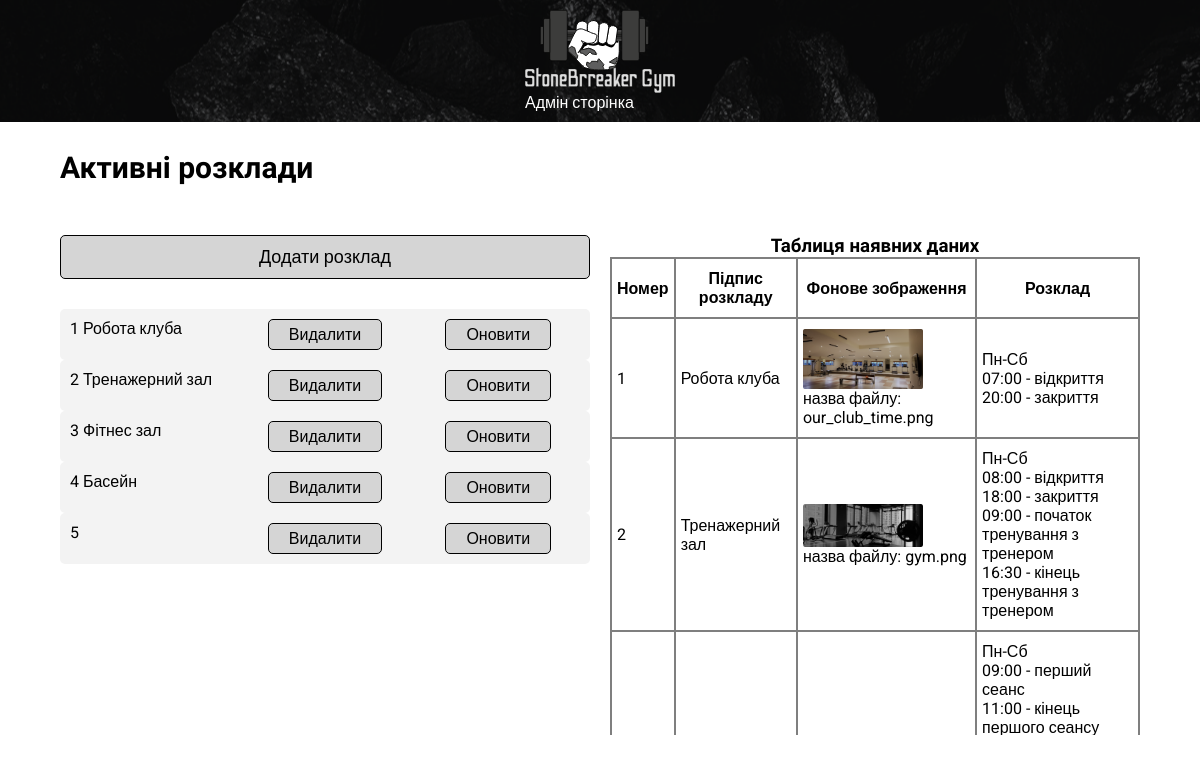
Screenshot of /admin_timetable.php (signed in) with the database file from the repository.
### tables this page shows
CREATE TABLE `timetable` (
  `id` smallint NOT NULL,
  `id_time_home` smallint DEFAULT NULL,
  `name_time` text,
  `time_list` text,
  `image` varchar(50) DEFAULT NULL
);

### admin_timetable.php (the view, shortened to what this page needs)
<!DOCTYPE html>
<html lang="ukr">
<head>
   <link rel="stylesheet" type="text/css" href="css/zero.css">
   <link rel="stylesheet" type="text/css" href="css/style_admin.css">
   <link rel="stylesheet" type="text/css" href="css/style_timetable-admin.css">
</head>
<?
$name = $_SESSION['username'];
$password = $_SESSION['password'];
$connect_bd = mysqli_connect("localhost", "$name", "$password", "StoneBreaker");
$t = mysqli_query($connect_bd, "SELECT * FROM `timetable`");
?>
<body>
   <div class="wrapper">
      <header class="navigator">
         <div class="conteiner">
            <div class="navigator__row">
               <div class="logo"><a target="_blank" href="index.php"><img src="img/logo_1.svg" alt="" class="navigator__logo">
                  </a>
                  <p>Адмін сторінка</p>
               </div>
            </div>
         </div>
      </header>
      <main class="content">
         <div class="conteiner">
            <div class="timetable__flex">
               <h2 class="timetable__title title">Активні розклади</h2>
               <div class="div-block">
                  <div class="div">
                     <a href="admin_timetable-add.php">Додати розклад</a>
                     <?
                     echo "<ul class='admin__activ-list'>";
                     while ($resT = mysqli_fetch_assoc($t)) {
                        echo "<li>{$resT['id']} {$resT['name_time']}
                  <form action='admin_timetable.php' method='post'>
                     <input type='hidden' name='timetable_id' value='{$resT['id']}'>
                     <button type='submit' name='del'>Видалити</button>
                  </form>
                  <form action='admin_timetable-up.php' method='post'>
                     <input type='hidden' name='timetable_id' value='{$resT['id']}'>
                     <button type='submit' name='up'>Оновити</button>
                  </form>
                  </li>";
                     }
                     echo "</ul>"; ?>
                  </div>
                  <?
                  $table = mysqli_query($connect_bd, "SELECT `id`as'Номер',`name_time`as'Підпис розкладу',`image`as'Фонове зображення',`time_list`as'Розклад' FROM `timetable`");
                  ?>
                  <div class="res-table">
                     <h3>Таблиця наявних даних</h3>
                     <table class="res">
                        <?
                        $p = 1;
                        while ($myrow = mysqli_fetch_array($table, MYSQLI_ASSOC)) {
                           if ($p == 1) {
                              echo "<tr>";
                              foreach ($myrow as $ind => $buf) {
                                 echo
                                 "<td class='title-table'>$ind</td>";
                              }
                              echo "</tr>";
                              $p = 2;
                           }
                           echo "<tr>";
                           foreach ($myrow as $buf) {
                              $path_info = pathinfo($buf);
                              if (isset($path_info['extension']) && in_array(strtolower($path_info['extension']), array('png', 'jpg'))) {
                                 echo "<td class='content-table'><img src='img/timetable/{$buf}' alt='фонове зображення'><br>назва файлу: $buf</td>";
                              } else {
                                 $paragraphs = explode("\n", $buf);
                                 echo "<td class='content-table'><ul>";
                                 foreach ($paragraphs as $paragraph) {
                                    echo "<li>{$paragraph}</li>";
                                 }
                                 echo "</ul></td>";
                              }
                           }
                           echo "</tr>";
                        }
                        ?>
                     </table>
                  </div>
               </div>
            </div>
         </div>
      </main>
   </div>
</body>
</html>

### css/zero.css (style rules this page uses)
* { padding: 0; margin: 0; border: 0; }
button { cursor:pointer; }
a,a:visited { text-decoration:none; }
ul li { list-style:none; }
img { vertical-align:top; }
body { height: 100vh; font-family: 'Roboto', sans-serif; overflow-y:scroll; font-size: 18px; }
form, input, button, select, textarea { font-family: 'Roboto', sans-serif; }
h1, h2,h3,h4,h5,h6 { font-family: Nunito Sans; font-style: normal; line-height: normal; }
.title { font-size: 36px; margin-bottom: 50px; }
.wrapper { min-height: 100%; display: flex; flex-direction: column; overflow:hidden; }
.conteiner { display: flex; max-width: 1270px; max-width: 90%; margin: 0px auto; }
.content { flex: 1 1 auto; }
@media (max-width:2000px) { .conteiner { max-width: 90%; } }
@media (max-width:1300px) { body { font-size: 16px; } }
@media (max-width:1300px) { .conteiner { max-width: 90%; } }
@media (max-width:1300px) { .title { font-size: 30px; } }
.navigator { width: 100%; align-items: center; background: url(../img/header_fon0fon.png) center ; object-fit: cover; position: fixed; z-index: 10; }
.navigator__row { width: 100%; display: flex; justify-content: space-between; padding: 10px; align-items: center; }
.navigator__logo { display: block; width: 150px; }

### css/style_admin.css (style rules this page uses)
.logo { color: rgb(255, 255, 255); }
.navigator__row { justify-content: space-around; }
.timetable__flex { margin: 150px auto; }
.timetable__flex a, .timetable__flex button { text-decoration: none; color: rgb(0, 0, 0); border: 1px solid #000; box-sizing: border-box; padding: 10px 15px; border-radius: 5px; font-size: 18px; background:rgb(213, 213, 213); text-align: center; }
.div { width: 50%; display: flex; flex-direction: column; }
.admin__activ-list { display: flex; flex-direction: column; margin: 30px 0px; align-items: flex-start; }
.admin__activ-list li { list-style: disc; border-radius: 5px; box-sizing: border-box; margin: 0px 0px 0px 0px; padding: 10px; gap: 10px; width: 100%; display: grid; grid-template-columns: 1fr 1fr 1fr; grid-template-rows: 1fr; background:rgb(243, 243, 243); transition: all 0.3s ease-out 0s; }
.admin__activ-list li form { display: flex; justify-content: center; align-items: center; }
.admin__activ-list button { padding: 5px 20px; font-size: 16px; }
.div-block { display: flex; justify-content: space-between; width: 100%; height: 500px; overflow-y: auto; gap: 20px; }
.div-block .res-table { width: 50%; overflow-y: auto; }
.div-block .res-table h3 { text-align: center; }
.div-block .res { width: 100%; font-size: 16px; height: 100%; background: rgba(0, 0, 0, 0.5); }
.res .title-table { text-align: center; padding: 10px 5px; box-sizing: border-box; font-weight: bold; }
.res .content-table { align-items: flex-start; padding: 10px 5px; box-sizing: border-box; }
.res .content-table img { width: 120px; }
.div-block .res td { background-color: rgb(255, 255, 255); }

### rows the page displays
timetable: id "1", name_time "Робота клуба", ind "Номер", ind "Підпис розкладу", ind "Фонове зображення", ind "Розклад", image (picture), image "our_club_time.png", time_list "Пн-Сб", time_list "07:00 - відкриття", time_list "20:00 - закриття"
timetable: id "2", name_time "Тренажерний зал", image (picture), image "gym.png", time_list "Пн-Сб", time_list "08:00 - відкриття", time_list "18:00 - закриття", time_list "09:00 - початок тренування з тренером", time_list "16:30 - кінець тренування з тренером"
timetable: id "3", name_time "Фітнес зал", time_list "Пн-Сб", time_list "09:00 - перший сеанс", time_list "11:00 - кінець першого сеансу"
timetable: id "4", name_time "Басейн"
timetable: id "5"
